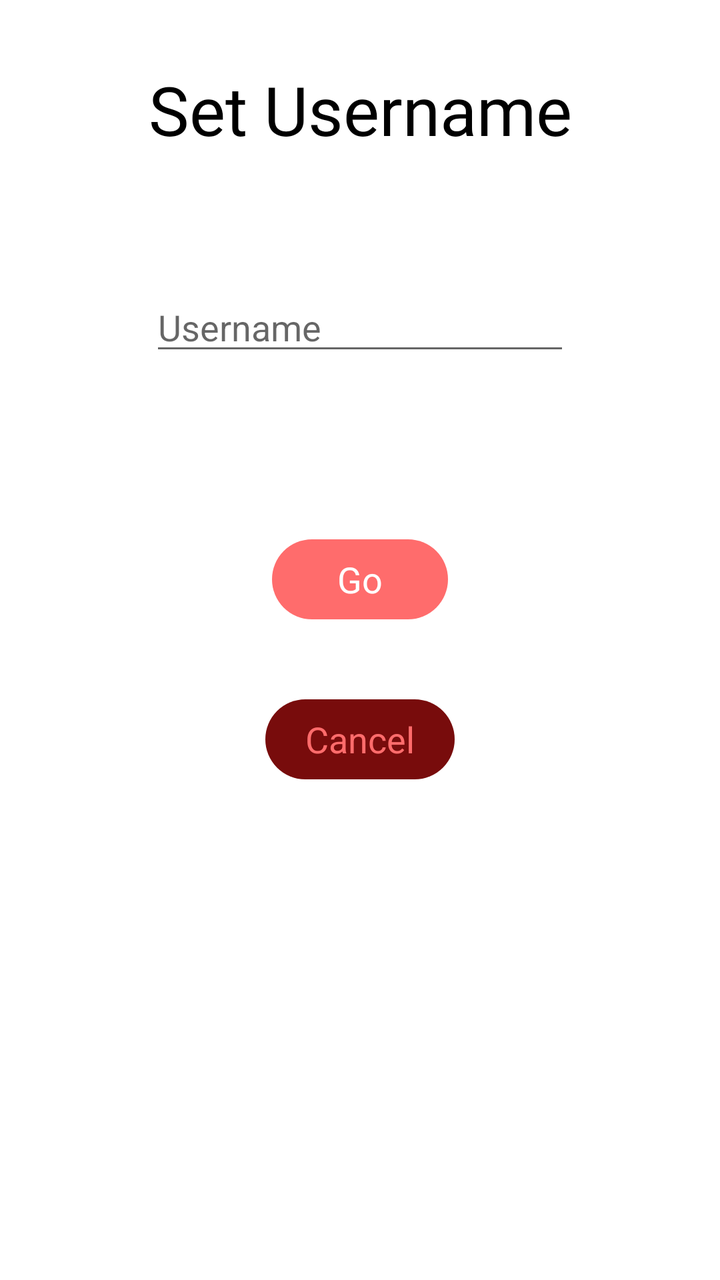
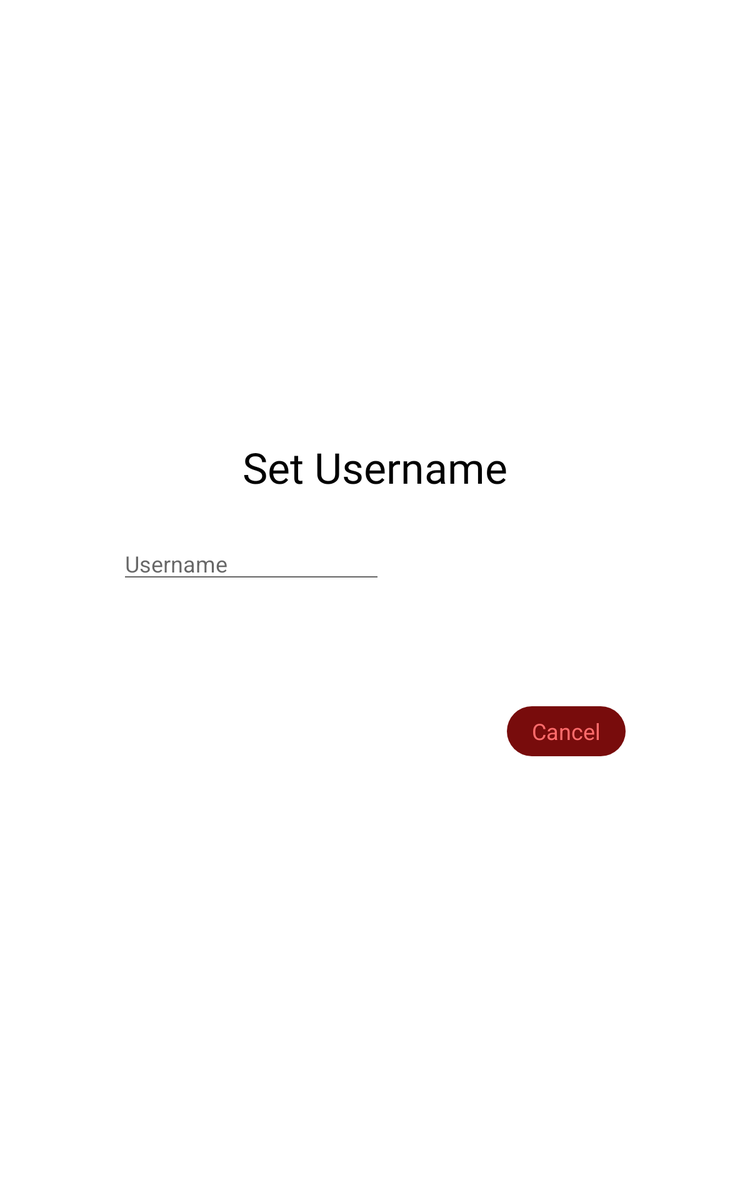

The same Android screen from two of the app's own layout files: first res/layout/ as a phone draws it, then the repository's variant for another configuration, drawn on a device whose configuration selects that folder. Both files follow.
<!-- AndroidManifest.xml: application theme Theme.Notable -->
<!-- res/layout/fragment_choose_username.xml -->
<?xml version="1.0" encoding="utf-8"?>
<androidx.constraintlayout.widget.ConstraintLayout xmlns:android="http://schemas.android.com/apk/res/android"
    xmlns:app="http://schemas.android.com/apk/res-auto"
    xmlns:tools="http://schemas.android.com/tools"
    android:layout_width="match_parent"
    android:layout_height="match_parent"
    tools:context=".login.ChooseUsernameActivity">

    <TextView
        android:id="@+id/setUsernameTitle"
        android:layout_width="wrap_content"
        android:layout_height="wrap_content"
        android:layout_marginTop="32dp"
        android:text="@string/set_username"
        android:textAppearance="@style/TextAppearance.AppCompat.Display1"
        app:layout_constraintEnd_toEndOf="parent"
        app:layout_constraintStart_toStartOf="parent"
        app:layout_constraintTop_toTopOf="parent" />

    <EditText
        android:id="@+id/setUsernameTxt"
        android:layout_width="wrap_content"
        android:layout_height="wrap_content"
        android:layout_marginTop="64dp"
        android:ems="10"
        android:hint="@string/username"
        android:inputType="textPersonName"
        app:layout_constraintEnd_toEndOf="parent"
        app:layout_constraintStart_toStartOf="parent"
        app:layout_constraintTop_toBottomOf="@+id/setUsernameTitle"
        android:importantForAutofill="no" />

    <TextView
        android:id="@+id/setUsernameError"
        android:layout_width="0dp"
        android:layout_height="wrap_content"
        android:layout_marginStart="32dp"
        android:layout_marginTop="16dp"
        android:layout_marginEnd="32dp"
        android:gravity="center"
        android:textColor="@color/red_primary"
        app:layout_constraintEnd_toEndOf="parent"
        app:layout_constraintStart_toStartOf="parent"
        app:layout_constraintTop_toBottomOf="@+id/setUsernameTxt" />

    <Button
        android:id="@+id/setUsernameConf"
        android:layout_width="wrap_content"
        android:layout_height="wrap_content"
        android:layout_marginTop="48dp"
        android:text="@string/go"
        android:textAllCaps="false"
        app:backgroundTint="@color/red_light"
        app:layout_constraintEnd_toEndOf="parent"
        app:layout_constraintStart_toStartOf="parent"
        app:layout_constraintTop_toBottomOf="@+id/setUsernameError" />

    <Button
        android:id="@+id/setUsernameCancel"
        android:layout_width="wrap_content"
        android:layout_height="wrap_content"
        android:layout_marginTop="32dp"
        android:paddingStart="20dp"
        android:paddingEnd="20dp"
        android:text="@android:string/cancel"
        android:textAllCaps="false"
        android:textColor="@color/red_light"
        android:textColorHint="@color/red_light"
        app:backgroundTint="@color/red_secondary"
        app:layout_constraintEnd_toEndOf="parent"
        app:layout_constraintStart_toStartOf="parent"
        app:layout_constraintTop_toBottomOf="@+id/setUsernameConf"
        tools:ignore="ButtonStyle" />

</androidx.constraintlayout.widget.ConstraintLayout>
<!-- resources referenced by this layout -->
<resources>
  <color name="red_light">#FF6C6C</color>
  <color name="red_primary">#b00000</color>
  <color name="red_secondary">#780c0c</color>
  <string name="go">Go</string>
  <string name="set_username">Set Username</string>
  <string name="username">Username</string>
  <style name="Theme.Notable" parent="Theme.MaterialComponents.DayNight.DarkActionBar">
          <item name="android:windowContentTransitions">true</item>
          <item name="colorPrimary">@color/red_primary</item>
          <item name="colorPrimaryDark">@color/red_secondary</item>
          <item name="actionBarStyle">@style/NotableAB</item>
  
          <item name="colorAccent">@color/red_light</item>
  
          <item name="android:textViewStyle">@style/OpenSansText</item>
          <item name="materialButtonStyle">@style/NotableButton</item>
          <item name="android:textColor">@color/text_main</item>
          <item name="cardViewStyle">@style/NotableCard</item>
          <item name="checkboxStyle">@style/NotableCheckBox</item>
          <item name="errorTextAppearance">@android:style/TextAppearance</item>
      </style>
  <style name="NotableAB" parent="Widget.MaterialComponents.ActionBar.Solid">
          <item name="android:color">@color/red_primary</item>
      </style>
  <style name="OpenSansText" parent="Widget.MaterialComponents.TextView">
          <item name="android:fontFamily">@font/open_sans</item>
          <item name="fontFamily">@font/open_sans</item>
      </style>
  <style name="NotableButton" parent="Widget.Material3.Button">
          <item name="android:textSize">18sp</item>
      </style>
  <color name="text_main">#000000</color>
  <style name="NotableCard" parent="CardView">
          <item name="cardBackgroundColor">?android:colorBackground</item>
      </style>
  <style name="NotableCheckBox" parent="Widget.Material3.CompoundButton.CheckBox">
          <item name="colorControlHighlight">@android:color/transparent</item>
          <item name="colorControlActivated">@android:color/transparent</item>
      </style>
</resources>
<!-- res/layout-large/fragment_choose_username.xml (the repository's variant of the layout above) -->
<!-- drawn on a 7-inch tablet held upright -->
<?xml version="1.0" encoding="utf-8"?>
<RelativeLayout xmlns:android="http://schemas.android.com/apk/res/android"
    xmlns:app="http://schemas.android.com/apk/res-auto"
    xmlns:tools="http://schemas.android.com/tools"
    android:layout_width="match_parent"
    android:layout_height="match_parent"
    android:gravity="center"
    tools:context=".login.ChooseUsernameActivity">

    <androidx.constraintlayout.widget.ConstraintLayout
        android:layout_width="match_parent"
        android:layout_height="wrap_content">

        <TextView
            android:id="@+id/setUsernameTitle"
            android:layout_width="wrap_content"
            android:layout_height="wrap_content"
            android:layout_marginTop="32dp"
            android:text="@string/set_username"
            android:textAppearance="@style/TextAppearance.AppCompat.Display1"
            app:layout_constraintEnd_toEndOf="parent"
            app:layout_constraintStart_toStartOf="parent"
            app:layout_constraintTop_toTopOf="parent" />

        <androidx.constraintlayout.widget.ConstraintLayout
            android:id="@+id/constraintLayout2"
            android:layout_width="0dp"
            android:layout_height="wrap_content"
            android:layout_marginStart="64dp"
            android:layout_marginTop="32dp"
            android:paddingStart="32dp"
            android:paddingEnd="32dp"
            app:layout_constraintStart_toStartOf="parent"
            app:layout_constraintTop_toBottomOf="@+id/setUsernameTitle">

            <EditText
                android:id="@+id/setUsernameTxt"
                android:layout_width="wrap_content"
                android:layout_height="wrap_content"
                android:ems="10"
                android:hint="@string/username"
                android:importantForAutofill="no"
                android:inputType="textPersonName"
                app:layout_constraintEnd_toEndOf="parent"
                app:layout_constraintStart_toStartOf="parent"
                app:layout_constraintTop_toTopOf="parent">

                <requestFocus />
            </EditText>

            <TextView
                android:id="@+id/setUsernameError"
                android:layout_width="0dp"
                android:layout_height="wrap_content"
                android:layout_marginTop="16dp"
                android:gravity="center"
                android:textColor="@color/red_primary"
                app:layout_constraintBottom_toBottomOf="parent"
                app:layout_constraintEnd_toEndOf="parent"
                app:layout_constraintStart_toStartOf="parent"
                app:layout_constraintTop_toBottomOf="@+id/setUsernameTxt" />
        </androidx.constraintlayout.widget.ConstraintLayout>

        <androidx.constraintlayout.widget.ConstraintLayout
            android:layout_width="0dp"
            android:layout_height="wrap_content"
            android:layout_marginStart="64dp"
            android:layout_marginTop="32dp"
            android:layout_marginEnd="96dp"
            android:layout_marginBottom="32dp"
            app:layout_constraintBottom_toBottomOf="parent"
            app:layout_constraintEnd_toEndOf="parent"
            app:layout_constraintStart_toEndOf="@+id/constraintLayout2"
            app:layout_constraintTop_toBottomOf="@+id/setUsernameTitle">

            <Button
                android:id="@+id/setUsernameConf"
                android:layout_width="0dp"
                android:layout_height="wrap_content"
                android:layout_marginStart="128dp"
                android:layout_marginEnd="128dp"
                android:text="@string/go"
                android:textAllCaps="false"
                android:textSize="32sp"
                app:backgroundTint="@color/red_light"
                app:layout_constraintEnd_toEndOf="parent"
                app:layout_constraintStart_toStartOf="parent"
                app:layout_constraintTop_toTopOf="parent" />

            <Button
                android:id="@+id/setUsernameCancel"
                android:layout_width="wrap_content"
                android:layout_height="wrap_content"
                android:layout_marginTop="32dp"
                android:paddingStart="20dp"
                android:paddingEnd="20dp"
                android:text="@android:string/cancel"
                android:textAllCaps="false"
                android:textColor="@color/red_light"
                android:textColorHint="@color/red_light"
                app:backgroundTint="@color/red_secondary"
                app:layout_constraintBottom_toBottomOf="parent"
                app:layout_constraintEnd_toEndOf="parent"
                app:layout_constraintStart_toStartOf="parent"
                app:layout_constraintTop_toBottomOf="@+id/setUsernameConf"
                tools:ignore="ButtonStyle" />
        </androidx.constraintlayout.widget.ConstraintLayout>


    </androidx.constraintlayout.widget.ConstraintLayout>
</RelativeLayout>
